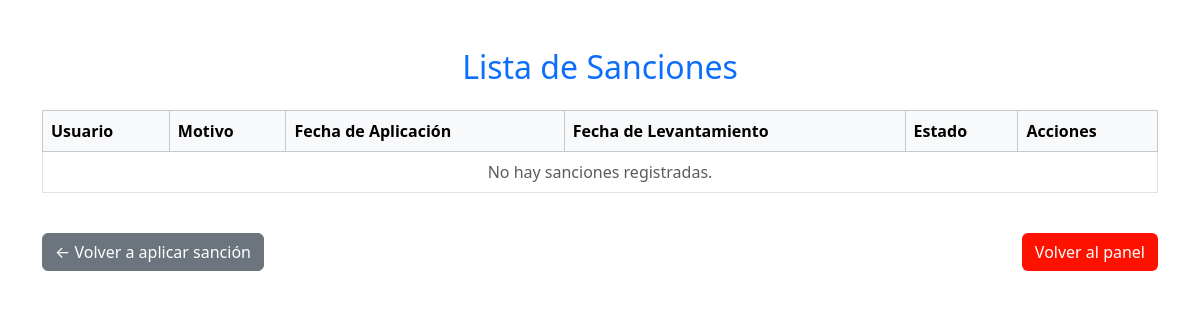
Before: /admin-panel/sanciones/ver/ with the older database file.
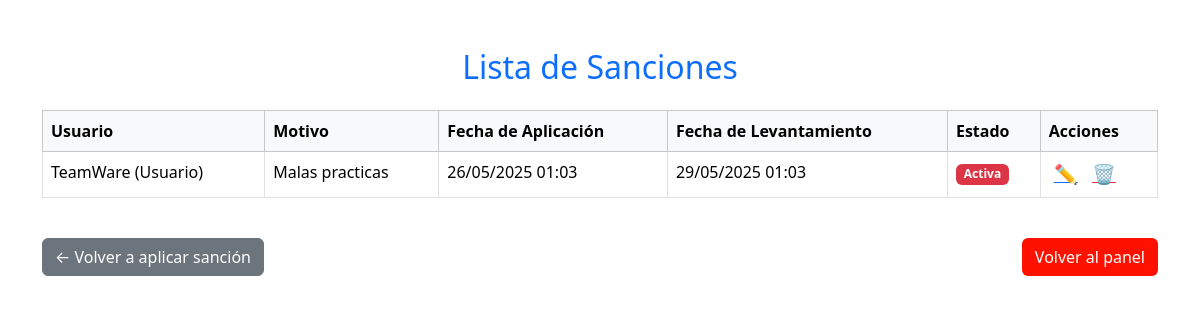
After: the same page with the newer database file.
### sistema/models.py (models this page shows, shortened)
class Sancion(models.Model):
    usuario = models.ForeignKey('Usuario', on_delete=models.CASCADE, related_name='sanciones')
    motivo = models.CharField(max_length=200)
    fecha_aplicacion = models.DateTimeField(auto_now_add=True)
    fecha_levantamiento = models.DateTimeField(null=True, blank=True)
    @property
    def esta_activa(self):
        if self.fecha_levantamiento is None:
            return True
        return self.fecha_levantamiento > timezone.now()

class Usuario(AbstractUser): #Usuario: TeamWare Contraseña: alejo123
    ROL_CHOICES = [
        ('admin', 'Administrador'),
        ('usuario', 'Usuario'),
    ]
    rol = models.CharField(max_length=20, choices=ROL_CHOICES, default='usuario')
    def __str__(self):
        return f"{self.username} ({self.get_rol_display()})"

### sistema/views.py (the view)
# urls.py: path('admin-panel/sanciones/ver/', views.ver_sanciones, name='ver_sanciones'),
def ver_sanciones(request):
    sanciones = Sancion.objects.select_related('usuario').all()
    return render(request, 'ver_sanciones.html', {'sanciones': sanciones})

### sistema/templates/ver_sanciones.html (shortened to what this page needs)
<!DOCTYPE html>
<html lang="es">
<head>
    <link href="https://cdn.jsdelivr.net/npm/bootstrap@5.3.3/dist/css/bootstrap.min.css" rel="stylesheet">
</head>
<body>
    <div class="container mt-5">
        <h2 class="text-center text-primary mb-4">Lista de Sanciones</h2>
        <div class="table-responsive">
            <table class="table table-bordered table-hover bg-white">
                <thead class="table-light">
                    <tr>
                        <th>Usuario</th>
                        <th>Motivo</th>
                        <th>Fecha de Aplicación</th>
                        <th>Fecha de Levantamiento</th>
                        <th>Estado</th>
                        <th>Acciones</th>
                    </tr>
                </thead>
                <tbody>
                    {% for sancion in sanciones %}
                    <tr>
                        <td>{{ sancion.usuario }}</td>
                        <td>{{ sancion.motivo }}</td>
                        <td>{{ sancion.fecha_aplicacion|date:"d/m/Y H:i" }}</td>
                        <td>
                            {% if sancion.fecha_levantamiento %}
                                {{ sancion.fecha_levantamiento|date:"d/m/Y H:i" }}
                            {% else %}
                                Indefinida
                            {% endif %}
                        </td>
                        <td>
                            {% if sancion.esta_activa %}
                                <span class="badge text-bg-danger">Activa</span>
                            {% else %}
                                <span class="badge text-bg-success">Inactiva</span>
                            {% endif %}
                        </td>
                        <td>
                            <a href="{% url 'editar_sancion' sancion.id %}" class="text-primary icon-btn" title="Editar">✏️</a>
                            <a href="{% url 'eliminar_sancion' sancion.id %}" class="text-danger icon-btn" title="Eliminar"
                               onclick="return confirm('¿Estás seguro de eliminar esta sanción?')">🗑️</a>
                        </td>
                    </tr>
                    {% empty %}
                    <tr>
                        <td colspan="6" class="text-center text-muted">No hay sanciones registradas.</td>
                    </tr>
                    {% endfor %}
                </tbody>
            </table>
        </div>
        <div class="d-flex justify-content-between mt-4">
            <a href="{% url 'aplicar_sancion' %}" class="btn btn-secondary">← Volver a aplicar sanción</a>
            <a href="{% url 'panel_administrador' %}" class="btn btn-morado">Volver al panel</a>
        </div>
    </div>
</body>
</html>

Changed rows visible on the page:
added Sancion: usuario "TeamWare (Usuario)", motivo "Malas practicas", fecha_aplicacion "26/05/2025 01:03", fecha_levantamiento "29/05/2025 01:03", shows "Activa"
Other visible differences:
text no longer shown: "No hay sanciones registradas."
